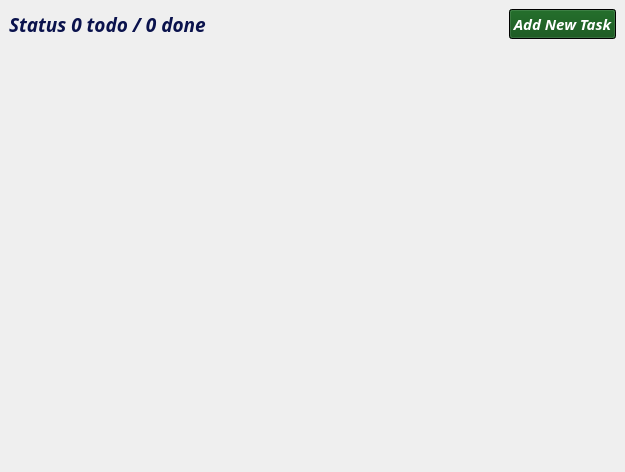
<?xml version="1.0" encoding="UTF-8"?>
<ui version="4.0">
 <class>MainWindow</class>
 <widget class="QMainWindow" name="MainWindow">
  <property name="geometry">
   <rect>
    <x>0</x>
    <y>0</y>
    <width>625</width>
    <height>472</height>
   </rect>
  </property>
  <property name="font">
   <font>
    <pointsize>17</pointsize>
   </font>
  </property>
  <property name="windowTitle">
   <string>Task Tracker</string>
  </property>
  <property name="autoFillBackground">
   <bool>true</bool>
  </property>
  <property name="styleSheet">
   <string notr="true">background: qlineargradient(
    x1:0 y1:0, 
    x2:1 y2:1,
    stop:0 rgba(255, 255, 255, 0.9),
    stop:1 rgba(245, 245, 245, 0.9)
), url(:/images/subtle_texture.png);</string>
  </property>
  <widget class="QWidget" name="centralwidget">
   <layout class="QVBoxLayout" name="verticalLayout">
    <item>
     <layout class="QHBoxLayout" name="toolbarLayout">
      <item>
       <widget class="QLabel" name="statusLabel">
        <property name="palette">
         <palette>
          <active>
           <colorrole role="WindowText">
            <brush brushstyle="SolidPattern">
             <color alpha="255">
              <red>10</red>
              <green>18</green>
              <blue>76</blue>
             </color>
            </brush>
           </colorrole>
           <colorrole role="Button">
            <brush brushstyle="SolidPattern">
             <color alpha="255">
              <red>10</red>
              <green>18</green>
              <blue>76</blue>
             </color>
            </brush>
           </colorrole>
           <colorrole role="Base">
            <brush brushstyle="SolidPattern">
             <color alpha="255">
              <red>255</red>
              <green>255</green>
              <blue>255</blue>
             </color>
            </brush>
           </colorrole>
          </active>
          <inactive>
           <colorrole role="WindowText">
            <brush brushstyle="SolidPattern">
             <color alpha="255">
              <red>10</red>
              <green>18</green>
              <blue>76</blue>
             </color>
            </brush>
           </colorrole>
           <colorrole role="Button">
            <brush brushstyle="SolidPattern">
             <color alpha="255">
              <red>10</red>
              <green>18</green>
              <blue>76</blue>
             </color>
            </brush>
           </colorrole>
           <colorrole role="Base">
            <brush brushstyle="SolidPattern">
             <color alpha="255">
              <red>255</red>
              <green>255</green>
              <blue>255</blue>
             </color>
            </brush>
           </colorrole>
          </inactive>
          <disabled>
           <colorrole role="Button">
            <brush brushstyle="SolidPattern">
             <color alpha="255">
              <red>10</red>
              <green>18</green>
              <blue>76</blue>
             </color>
            </brush>
           </colorrole>
          </disabled>
         </palette>
        </property>
        <property name="font">
         <font>
          <family>Chilanka</family>
          <pointsize>14</pointsize>
          <italic>true</italic>
          <bold>true</bold>
         </font>
        </property>
        <property name="text">
         <string>Status 0 todo / 0 done</string>
        </property>
       </widget>
      </item>
      <item>
       <spacer name="horizontalSpacer">
        <property name="orientation">
         <enum>Qt::Horizontal</enum>
        </property>
        <property name="sizeHint" stdset="0">
         <size>
          <width>40</width>
          <height>20</height>
         </size>
        </property>
       </spacer>
      </item>
      <item>
       <widget class="QPushButton" name="addTaskButton">
        <property name="palette">
         <palette>
          <active>
           <colorrole role="WindowText">
            <brush brushstyle="SolidPattern">
             <color alpha="255">
              <red>8</red>
              <green>77</green>
              <blue>15</blue>
             </color>
            </brush>
           </colorrole>
           <colorrole role="Button">
            <brush brushstyle="SolidPattern">
             <color alpha="255">
              <red>8</red>
              <green>77</green>
              <blue>15</blue>
             </color>
            </brush>
           </colorrole>
           <colorrole role="Light">
            <brush brushstyle="SolidPattern">
             <color alpha="255">
              <red>51</red>
              <green>209</green>
              <blue>122</blue>
             </color>
            </brush>
           </colorrole>
           <colorrole role="Midlight">
            <brush brushstyle="SolidPattern">
             <color alpha="255">
              <red>229</red>
              <green>165</green>
              <blue>10</blue>
             </color>
            </brush>
           </colorrole>
           <colorrole role="Dark">
            <brush brushstyle="SolidPattern">
             <color alpha="255">
              <red>229</red>
              <green>165</green>
              <blue>10</blue>
             </color>
            </brush>
           </colorrole>
           <colorrole role="ButtonText">
            <brush brushstyle="SolidPattern">
             <color alpha="255">
              <red>255</red>
              <green>255</green>
              <blue>255</blue>
             </color>
            </brush>
           </colorrole>
           <colorrole role="Base">
            <brush brushstyle="SolidPattern">
             <color alpha="255">
              <red>0</red>
              <green>0</green>
              <blue>0</blue>
             </color>
            </brush>
           </colorrole>
           <colorrole role="Window">
            <brush brushstyle="SolidPattern">
             <color alpha="255">
              <red>0</red>
              <green>0</green>
              <blue>0</blue>
             </color>
            </brush>
           </colorrole>
           <colorrole role="HighlightedText">
            <brush brushstyle="SolidPattern">
             <color alpha="255">
              <red>0</red>
              <green>0</green>
              <blue>0</blue>
             </color>
            </brush>
           </colorrole>
          </active>
          <inactive>
           <colorrole role="WindowText">
            <brush brushstyle="SolidPattern">
             <color alpha="255">
              <red>8</red>
              <green>77</green>
              <blue>15</blue>
             </color>
            </brush>
           </colorrole>
           <colorrole role="Button">
            <brush brushstyle="SolidPattern">
             <color alpha="255">
              <red>8</red>
              <green>77</green>
              <blue>15</blue>
             </color>
            </brush>
           </colorrole>
           <colorrole role="Light">
            <brush brushstyle="SolidPattern">
             <color alpha="255">
              <red>51</red>
              <green>209</green>
              <blue>122</blue>
             </color>
            </brush>
           </colorrole>
           <colorrole role="Midlight">
            <brush brushstyle="SolidPattern">
             <color alpha="255">
              <red>229</red>
              <green>165</green>
              <blue>10</blue>
             </color>
            </brush>
           </colorrole>
           <colorrole role="Dark">
            <brush brushstyle="SolidPattern">
             <color alpha="255">
              <red>229</red>
              <green>165</green>
              <blue>10</blue>
             </color>
            </brush>
           </colorrole>
           <colorrole role="ButtonText">
            <brush brushstyle="SolidPattern">
             <color alpha="255">
              <red>255</red>
              <green>255</green>
              <blue>255</blue>
             </color>
            </brush>
           </colorrole>
           <colorrole role="Base">
            <brush brushstyle="SolidPattern">
             <color alpha="255">
              <red>0</red>
              <green>0</green>
              <blue>0</blue>
             </color>
            </brush>
           </colorrole>
           <colorrole role="Window">
            <brush brushstyle="SolidPattern">
             <color alpha="255">
              <red>0</red>
              <green>0</green>
              <blue>0</blue>
             </color>
            </brush>
           </colorrole>
           <colorrole role="HighlightedText">
            <brush brushstyle="SolidPattern">
             <color alpha="255">
              <red>0</red>
              <green>0</green>
              <blue>0</blue>
             </color>
            </brush>
           </colorrole>
          </inactive>
          <disabled>
           <colorrole role="WindowText">
            <brush brushstyle="SolidPattern">
             <color alpha="255">
              <red>229</red>
              <green>165</green>
              <blue>10</blue>
             </color>
            </brush>
           </colorrole>
           <colorrole role="Button">
            <brush brushstyle="SolidPattern">
             <color alpha="255">
              <red>8</red>
              <green>77</green>
              <blue>15</blue>
             </color>
            </brush>
           </colorrole>
           <colorrole role="Light">
            <brush brushstyle="SolidPattern">
             <color alpha="255">
              <red>51</red>
              <green>209</green>
              <blue>122</blue>
             </color>
            </brush>
           </colorrole>
           <colorrole role="Midlight">
            <brush brushstyle="SolidPattern">
             <color alpha="255">
              <red>229</red>
              <green>165</green>
              <blue>10</blue>
             </color>
            </brush>
           </colorrole>
           <colorrole role="Dark">
            <brush brushstyle="SolidPattern">
             <color alpha="255">
              <red>229</red>
              <green>165</green>
              <blue>10</blue>
             </color>
            </brush>
           </colorrole>
           <colorrole role="Text">
            <brush brushstyle="SolidPattern">
             <color alpha="255">
              <red>229</red>
              <green>165</green>
              <blue>10</blue>
             </color>
            </brush>
           </colorrole>
           <colorrole role="ButtonText">
            <brush brushstyle="SolidPattern">
             <color alpha="255">
              <red>229</red>
              <green>165</green>
              <blue>10</blue>
             </color>
            </brush>
           </colorrole>
           <colorrole role="Base">
            <brush brushstyle="SolidPattern">
             <color alpha="255">
              <red>0</red>
              <green>0</green>
              <blue>0</blue>
             </color>
            </brush>
           </colorrole>
           <colorrole role="Window">
            <brush brushstyle="SolidPattern">
             <color alpha="255">
              <red>0</red>
              <green>0</green>
              <blue>0</blue>
             </color>
            </brush>
           </colorrole>
           <colorrole role="HighlightedText">
            <brush brushstyle="SolidPattern">
             <color alpha="255">
              <red>0</red>
              <green>0</green>
              <blue>0</blue>
             </color>
            </brush>
           </colorrole>
          </disabled>
         </palette>
        </property>
        <property name="font">
         <font>
          <family>KacstOffice</family>
          <pointsize>11</pointsize>
          <italic>true</italic>
          <bold>true</bold>
         </font>
        </property>
        <property name="text">
         <string>Add New Task</string>
        </property>
       </widget>
      </item>
     </layout>
    </item>
    <item>
     <layout class="QVBoxLayout" name="taskLayout">
      <property name="bottomMargin">
       <number>0</number>
      </property>
     </layout>
    </item>
    <item>
     <spacer name="verticalSpacer">
      <property name="orientation">
       <enum>Qt::Vertical</enum>
      </property>
      <property name="sizeHint" stdset="0">
       <size>
        <width>20</width>
        <height>403</height>
       </size>
      </property>
     </spacer>
    </item>
   </layout>
  </widget>
 </widget>
 <resources/>
 <connections/>
</ui>
